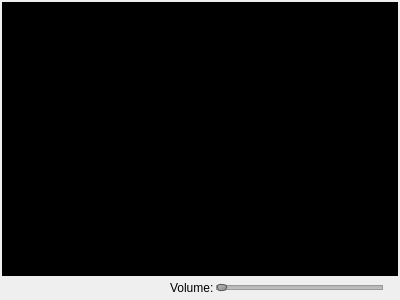
<?xml version="1.0" encoding="UTF-8"?>
<ui version="4.0">
 <class>CPlayer</class>
 <widget class="QWidget" name="CPlayer">
  <property name="geometry">
   <rect>
    <x>0</x>
    <y>0</y>
    <width>400</width>
    <height>300</height>
   </rect>
  </property>
  <property name="windowTitle">
   <string>Form</string>
  </property>
  <layout class="QVBoxLayout" name="verticalLayout" stretch="9,1">
   <property name="spacing">
    <number>2</number>
   </property>
   <property name="margin">
    <number>2</number>
   </property>
   <item>
    <widget class="QFrame" name="fVideo">
     <property name="styleSheet">
      <string notr="true">QFrame#fVideo {
   background-color: black;
}</string>
     </property>
     <property name="frameShape">
      <enum>QFrame::Panel</enum>
     </property>
     <property name="frameShadow">
      <enum>QFrame::Sunken</enum>
     </property>
     <property name="lineWidth">
      <number>1</number>
     </property>
    </widget>
   </item>
   <item>
    <layout class="QHBoxLayout" name="horizontalLayout">
     <property name="rightMargin">
      <number>15</number>
     </property>
     <item>
      <spacer name="horizontalSpacer">
       <property name="orientation">
        <enum>Qt::Horizontal</enum>
       </property>
       <property name="sizeHint" stdset="0">
        <size>
         <width>40</width>
         <height>20</height>
        </size>
       </property>
      </spacer>
     </item>
     <item>
      <widget class="QLabel" name="label">
       <property name="text">
        <string>Volume:</string>
       </property>
      </widget>
     </item>
     <item>
      <widget class="QSlider" name="volSlider">
       <property name="styleSheet">
        <string notr="true">QSlider::groove:horizontal {
     border: 1px solid #999999;
     height: 3px; /* the groove expands to the size of the slider by default. by giving it a height, it has a fixed size */
     background: qlineargradient(x1:0, y1:0, x2:0, y2:1, stop:0 #B1B1B1, stop:1 #c4c4c4);
     margin: 2px 0;
 }

 QSlider::handle:horizontal {
     background: qlineargradient(x1:0, y1:0, x2:1, y2:1, stop:0 #b4b4b4, stop:1 #8f8f8f);
     border: 1px solid #5c5c5c;
     width: 8px;
     margin: -2px 0; /* handle is placed by default on the contents rect of the groove. Expand outside the groove */
     border-radius: 3px;
 }</string>
       </property>
       <property name="maximum">
        <number>100</number>
       </property>
       <property name="orientation">
        <enum>Qt::Horizontal</enum>
       </property>
       <property name="invertedControls">
        <bool>false</bool>
       </property>
       <property name="tickPosition">
        <enum>QSlider::NoTicks</enum>
       </property>
      </widget>
     </item>
    </layout>
   </item>
  </layout>
 </widget>
 <resources/>
 <connections/>
</ui>
